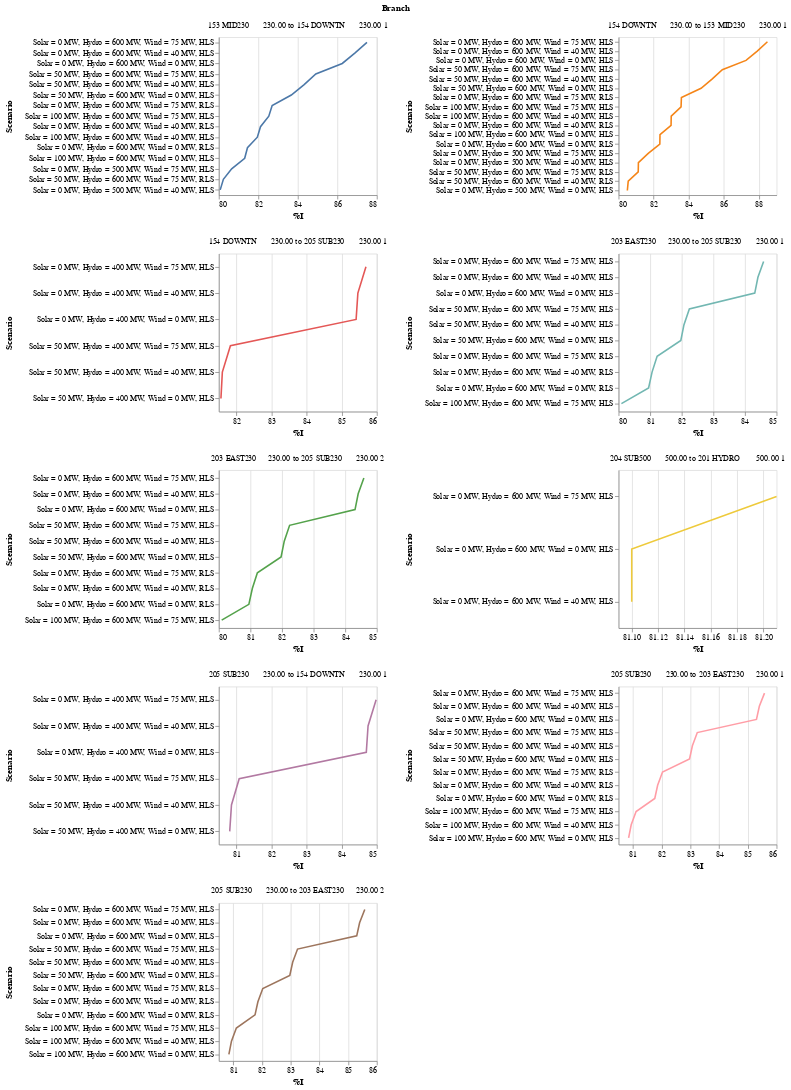

Here is the notebook cell this chart was saved with:
### Code cell
alt.Chart(branch_fil).mark_line().encode(
    alt.X('%I', scale=alt.Scale(zero=False)),
    alt.Y('Scenario',axis = alt.Axis(labelLimit= 250, titleX=-260), sort='-x'),
    alt.Color('Branch', legend=None)).properties(height = 200, width =200).facet('Branch',columns=2).resolve_scale(x='independent', y = 'independent')
